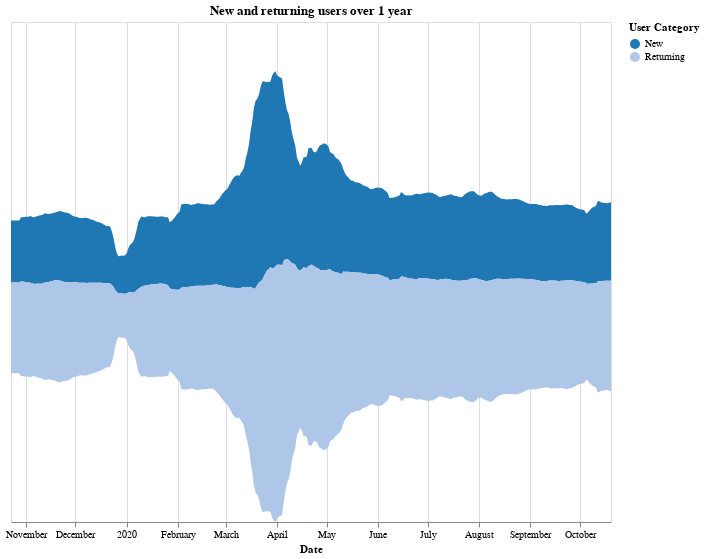

Source (notebook cell):
### Code cell
chart = alt.Chart(rolling_data).mark_area().encode(
    alt.X('visit_date:T',title='Date'),
    alt.Y('sum(total_users):Q', stack='center', axis = None, title='Total Visits by user type'),
    alt.Color('User_type:N',
        scale=alt.Scale(scheme='category20'),
              title='User Category'
    )
).properties(
    width=600,
    height=500,
    title = 'New and returning users over 1 year'
).interactive()

chart.configure_header(
    titleColor='grey',
    titleFontSize=22,
)

### Figure 1 — Vega-Lite specification as saved in the notebook (floating-point values rounded to 4 significant figures; data arrays with more than 128 entries replaced by an {"elided": "..."} marker saying what was removed)
{"config": {"view": {"continuousWidth": 400, "continuousHeight": 300}, "header": {"titleColor": "grey", "titleFontSize": 22}}, "data": {"name": "data-ee768a8655b4a003c7758b641fd7105f"}, "mark": "area", "encoding": {"color": {"type": "nominal", "field": "User_type", "scale": {"scheme": "category20"}, "title": "User Category"}, "x": {"type": "temporal", "field": "visit_date", "title": "Date"}, "y": {"type": "quantitative", "aggregate": "sum", "axis": null, "field": "total_users", "stack": "center", "title": "Total Visits by user type"}}, "height": 500, "selection": {"selector001": {"type": "interval", "bind": "scales", "encodings": ["x", "y"]}}, "title": "New and returning users over 1 year", "width": 600, "$schema": "https://vega.github.io/schema/vega-lite/v4.8.1.json", "datasets": {"data-ee768a8655b4a003c7758b641fd7105f": {"elided": "728 records"}}}
